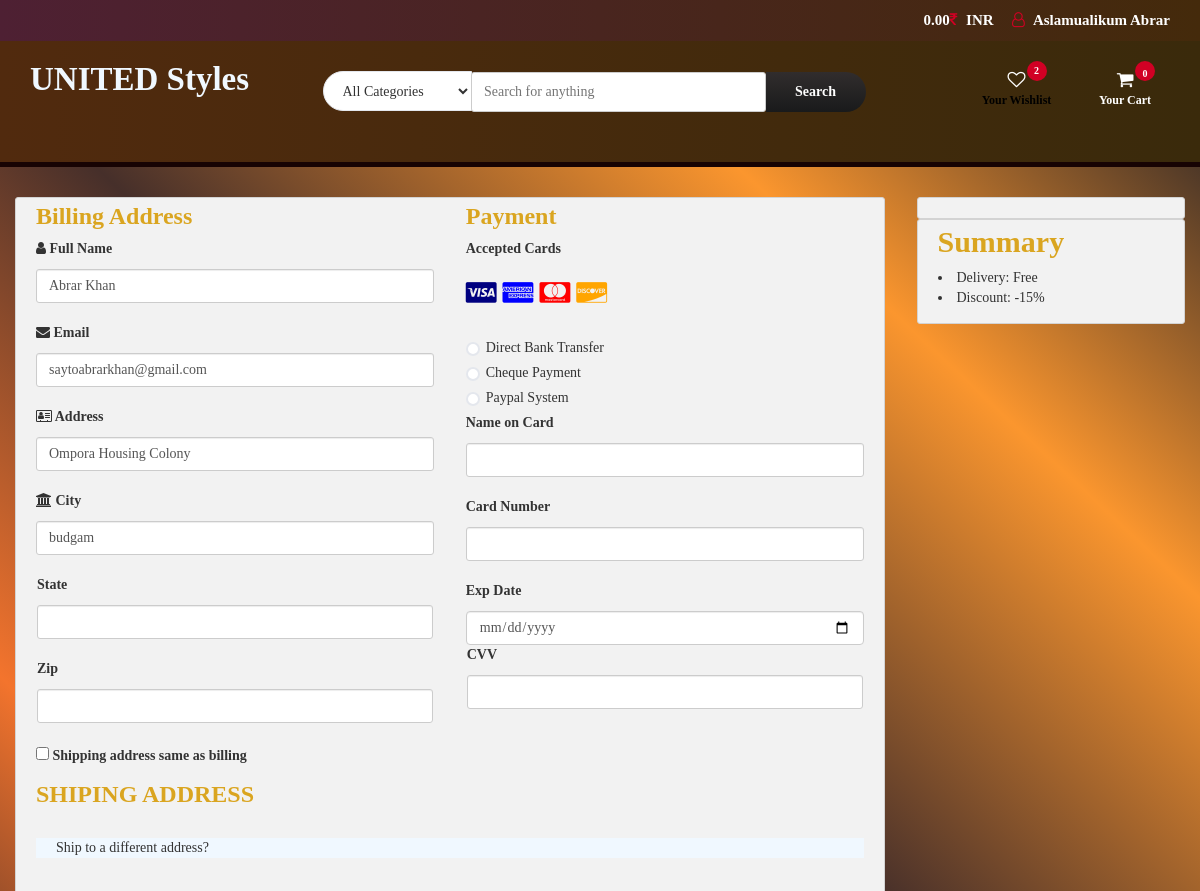
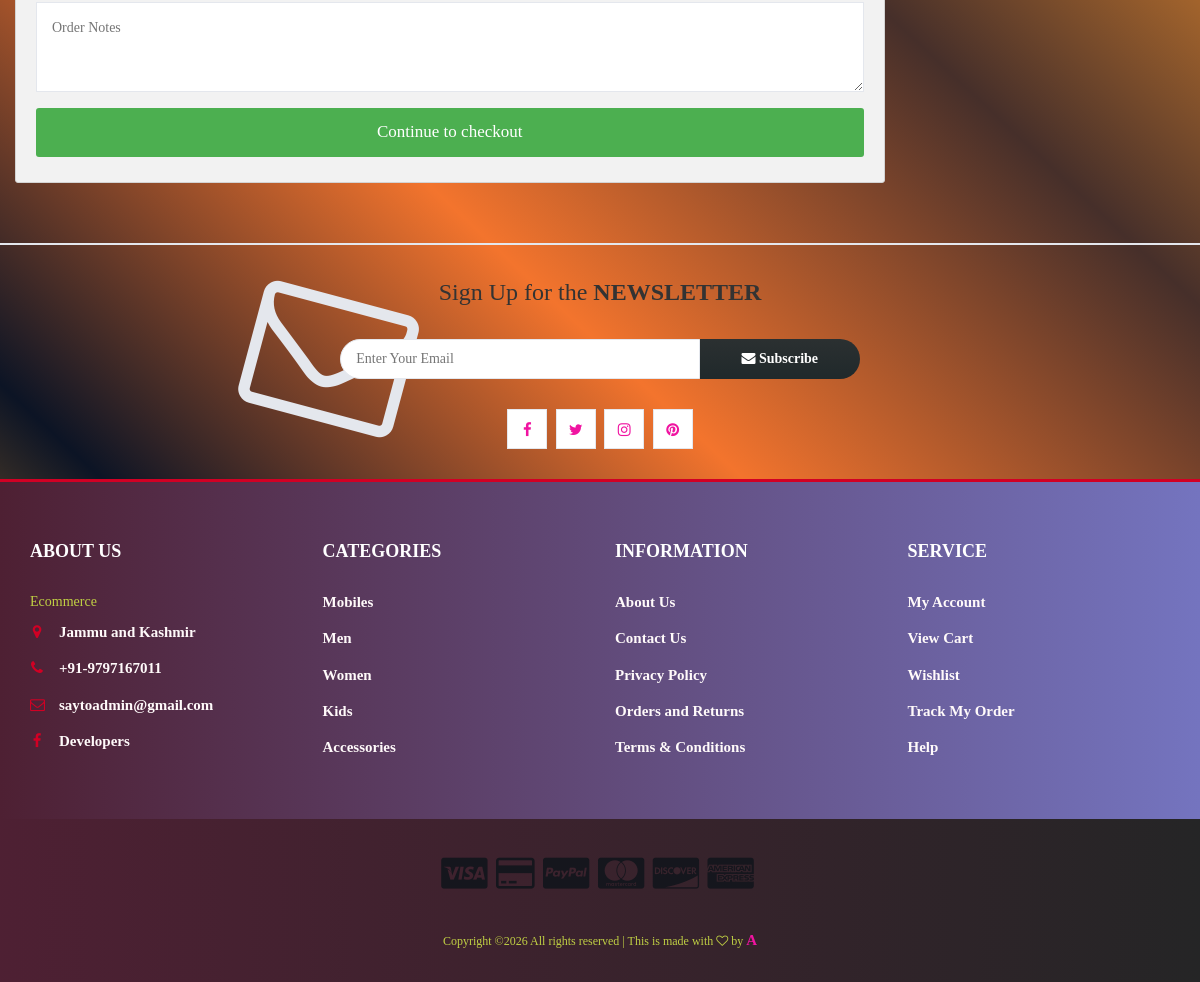
The page /checkout.php (signed in) on the database its author committed (2 pictures, top to bottom).
### tables this page shows
CREATE TABLE `user_info` (
  `user_id` int(10) NOT NULL,
  `first_name` varchar(100) NOT NULL,
  `last_name` varchar(100) NOT NULL,
  `email` varchar(300) NOT NULL,
  `password` varchar(300) NOT NULL,
  `mobile` varchar(10) NOT NULL,
  `address1` varchar(300) NOT NULL,
  `address2` varchar(11) NOT NULL
);

### checkout.php (the view, shortened to what this page needs)
<?php
include "db.php";
include "header.php";
?>
<section class="section">
	<div class="container-fluid">
		<div class="row-checkout">
		<?php
		if(isset($_SESSION["uid"])){
			$sql = "SELECT * FROM user_info WHERE user_id='$_SESSION[uid]'";
			$query = mysqli_query($con,$sql);
			$row=mysqli_fetch_array($query);
		echo'
			<div class="col-75">
				<div class="container-checkout">
				<form id="checkout_form" action="checkout_process.php" method="POST" class="was-validated">
					<div class="row-checkout">
					<div class="col-50">
						<h3>Billing Address</h3>
						<label for="fname"><i class="fa fa-user" ></i> Full Name</label>
						<input type="text" id="fname" class="form-control" name="firstname" pattern="^[a-zA-Z ]+$"  value="'.$row["first_name"].' '.$row["last_name"].'">
						<label for="email"><i class="fa fa-envelope"></i> Email</label>
						<input type="text" id="email" name="emaill" class="form-control" pattern="^[_a-z0-9-]+(\.[_a-z0-9-]+)*@[a-z0-9]+(\.[a-z]{2,4})$" value="'.$row["email"].'" required>
						<label for="adr"><i class="fa fa-address-card-o"></i> Address</label>
						<input type="text" id="adr" name="address1" class="form-control" value="'.$row["address1"].'" required>
						<label for="city"><i class="fa fa-institution"></i> City</label>
						<input type="text" id="city" name="city1" class="form-control" value="'.$row["address2"].'" pattern="^[a-zA-Z ]+$" required>
						<div class="row">
						<div class="col-50">
							<label for="state">State</label>
							<input type="text" id="state" name="state" class="form-control" pattern="^[a-zA-Z ]+$" required>
						</div>
						<div class="col-50">
							<label for="zip">Zip</label>
							<input type="text" id="zip" name="zip" class="form-control" pattern="^[0-9]{6}(?:-[0-9]{4})?$" required>
						</div>
						</div>
					</div>
					<div class="col-50">
						<h3>Payment</h3>
						<label for="fname">Accepted Cards</label>
						<div class="icon-container">
						<i class="fa fa-cc-visa" style="color:navy;"></i>
						<i class="fa fa-cc-amex" style="color:blue;"></i>
						<i class="fa fa-cc-mastercard" style="color:red;"></i>
						<i class="fa fa-cc-discover" style="color:orange;"></i>
						</div>
						<div class="payment-method">
							<div class="input-radio">
								<label for="payment-1">
									<span></span>
									Direct Bank Transfer
								</label>
							</div>
							<div class="input-radio">
								<label for="payment-2">
									<span></span>
									Cheque Payment
								</label>
							</div>
							<div class="input-radio">
								<label for="payment-3">
									<span></span>
									Paypal System
								</label>
							</div>
						</div>
						<label for="cname">Name on Card</label>
						<input type="text" id="cname" name="cardname" class="form-control" pattern="^[a-zA-Z ]+$" required>
						<div class="form-group" id="card-number-field">
                        <label for="cardNumber">Card Number</label>
                        <input type="text" class="form-control" id="cardNumber" name="cardNumber" >
                    </div>
						<label for="expdate">Exp Date</label>
						<input type="Date" id="expdate" name="expdate" class="form-control"  placeholder="01/12/2019">
						<div class="row">
						<div class="col-50">
							<div class="form-group CVV">
								<label for="cvv">CVV</label>
								<input type="text" class="form-control" name="cvv" id="cvv" >
						</div>
						</div>
					</div>
					</div>
					</div>
					<label><input type="CHECKBOX" name="q" class="roomselect" value="conform" required> Shipping address same as billing
					</label>
						<div class="shiping-details">
							<div class="section-title">
								<h3 class="title">Shiping address</h3>
							</div>
							<div class="input-checkbox">
								<label  for="shiping-address" style="background-color:aliceblue;">
									Ship to a different address?
								</label>
							</div>
						</div>
						<div class="order-notes">
							<textarea class="input" placeholder="Order Notes"></textarea>
						</div>
					';
					$total=0;
					@$count=$_POST['item_count'];
				echo'
				<input type="hidden" name="total_count" value="'.$count.'">
					<input type="hidden" name="total_price" value="'.$total.'">
					<input type="submit" id="submit" value="Continue to checkout" class="checkout-btn">
				</form>
				</div>
			</div>
			';
		}else{
			echo"<script>window.location.href = 'cart.php'</script>";
		}
		?>
			<div class="col-25">
				<div class="container-checkout">
				</div>
				<div class="container-checkout">
				  <div class="cart-amount-summary">
                <h2>Summary</h2>
                    <li><span>Delivery:</span> <span>Free</span></li>
                    <li><span>Discount:</span> <span>-15%</span></li>
            </div>
        </div>
    </div>
	</DIV>
			</div>
</section>
		<div id="newsletter" class="section">
			<div class="container">
				<div class="row">
					<div class="col-md-12">
						<div class="newsletter">
							<p>Sign Up for the <strong>NEWSLETTER</strong></p>
							<form >
								<input class="input" type="email" placeholder="Enter Your Email">
								<button class="newsletter-btn"><i class="fa fa-envelope"></i> Subscribe</button>
							</form>
							<ul class="newsletter-follow">
								<li>
									<a href="#"><i class="fa fa-facebook"></i></a>
								</li>
								<li>
									<a href="#"><i class="fa fa-twitter"></i></a>
								</li>
								<li>
									<a href="#"><i class="fa fa-instagram"></i></a>
								</li>
								<li>
									<a href="#"><i class="fa fa-pinterest"></i></a>
								</li>
							</ul>
						</div>
					</div>
				</div>
			</div>
		</div>
<?php
include "footer.php";
?>

### header.php (shortened to what this page needs)
<!DOCTYPE html>
<html lang="en">
	<head>
		<link type="text/css" rel="stylesheet" href="css/bootstrap.min.css"/>
		<link type="text/css" rel="stylesheet" href="css/slick.css"/>
		<link type="text/css" rel="stylesheet" href="css/slick-theme.css"/>
		<link type="text/css" rel="stylesheet" href="css/nouislider.min.css"/>
		<link rel="stylesheet" href="css/font-awesome.min.css">
		<link type="text/css" rel="stylesheet" href="css/styl.css"/>
		<link type="text/css" rel="stylesheet" href="css/accountbtn.css"/>
    </head>
	<body>
		<header>
			<div id="top-header">
				<div class="container">
					<ul class="header-links pull-right">
						<li><a href="#">0.00<i class="fa fa-inr"></i> INR</a></li>
						<li><?php
                             include "db.php";
                            if(isset($_SESSION["uid"])){
                                $sql = "SELECT first_name FROM user_info WHERE user_id='$_SESSION[uid]'";
                                $query = mysqli_query($con,$sql);
                                $row=mysqli_fetch_array($query);
                                echo '
                               <div class="dropdownn">
                                  <a href="#" class="dropdownn" data-toggle="modal" data-target="#myModal" ><i class="fa fa-user-o"></i> Aslamualikum '.$row["first_name"].'</a>
                                  <div class="dropdownn-content">
                                    <a href="seller.php"><i class="fa fa-user-circle" aria-hidden="true" >
									</i>Seller Profile</a>
                                    <a href="logout.php"  ><i class="fa fa-sign-in" aria-hidden="true"></i>Log out</a>
                                  </div>
                                </div>';
                            }
                                             ?>
                                </li>
					</ul>
				</div>
			</div>
			<div id="header">
				<div class="container">
					<div class="row">
						<div class="col-md-3">
							<div class="header-logo">
								<a href="index.php" class="logo">
								<font style="font-style:normal; font-size: 33px;color: aliceblue;font-family: serif">
                                        UNITED Styles
                                    </font>
								</a>
							</div>
						</div>
						<div class="col-md-6">
							<div class="header-search">
								<form>
									<select class="input-select">
										<option value="0">All Categories</option>
									</select>
									<input class="input" id="search" type="text" placeholder="Search for anything">
									<button type="submit" id="search_btn" class="search-btn" style="background: linear-gradient(to bottom, #312d2d, #191a1b);">Search</button>
								</form>
							</div>
						</div>
						<div class="col-md-3 clearfix">
							<div class="header-ctn">
								<div>
									<a href="#">
										<i class="fa fa-heart-o"></i>
										<span style="color:black;transition: 0.5s all;">Your Wishlist</span>
										<div class="qty">2</div>
									</a>
								</div>
								<div class="dropdown">
									<a class="dropdown-toggle" data-toggle="dropdown" aria-expanded="true">
										<i class="fa fa-shopping-cart"></i>
										<span>Your Cart</span>
										<div class="badge qty">0</div>
									</a>
									</div>
							</div>
						</div>
					</div>
				</div>
			</div>
		</header>
		<nav id='navigation'>
		</nav>

### css/accountbtn.css (style rules this page uses)
.dropdownn { position: relative; display: inline-block; }

### header.php (style rules this page uses)
a { color:rgba(240, 20, 161, 1); font-weight:600; font-size:15px; font-style:normal; font-variant:normal; font-family:Oswald; transition: 0.4s color; }
#navigation { background: #FF4E50; background:linear-gradient(-137deg, #0c1425 0%, #271706 20%, #462f2a 40%, #582508 60%, #0c1425 80%, #150f07 100%); border-bottom: 2px solid #170303; border-top: 3px solid #170303; }
#header { background: rgb(78, 32, 51); background: -webkit-linear-gradient(to right, rgb(81, 42, 14), rgb(48, 42, 11)); background: linear-gradient(to right, rgb(81, 42, 14), rgb(58, 42, 11)); }
#top-header { background: rgb(78, 32, 51); background: -webkit-linear-gradient(to right, rgb(78, 32, 51), rgb(68, 42, 11)); background: linear-gradient(to right, rgb(78, 32, 51), rgb(68, 42, 11)); }

### checkout.php (style rules this page uses)
.row-checkout { display: -ms-flexbox; display: flex; -ms-flex-wrap: wrap; flex-wrap: wrap; margin: 0 -16px; }
.col-25 { -ms-flex: 25%; flex: 25%; }
.col-50 { -ms-flex: 50%; flex: 50%; }
.col-75 { -ms-flex: 75%; flex: 75%; }
.col-25, .col-50, .col-75 { padding: 0 16px; }
.container-checkout { background-color: #f2f2f2; padding: 5px 20px 15px 20px; border: 1px solid lightgrey; border-radius: 3px; }
input[type=text] { width: 100%; margin-bottom: 20px; padding: 12px; border: 1px solid #ccc; border-radius: 3px; }
label { margin-bottom: 10px; display: block; }
.icon-container { margin-bottom: 20px; padding: 7px 0; font-size: 24px; }
.checkout-btn { background-color: #4CAF50; color: white; padding: 12px; margin: 10px 0; border: none; width: 100%; border-radius: 3px; cursor: pointer; font-size: 17px; }

### rows shown on the page
user_info: first_name "Abrar", firstname "Abrar Khan", emaill "saytoabrarkhan@gmail.com", address1 "Ompora Housing Colony", city1 "budgam"
